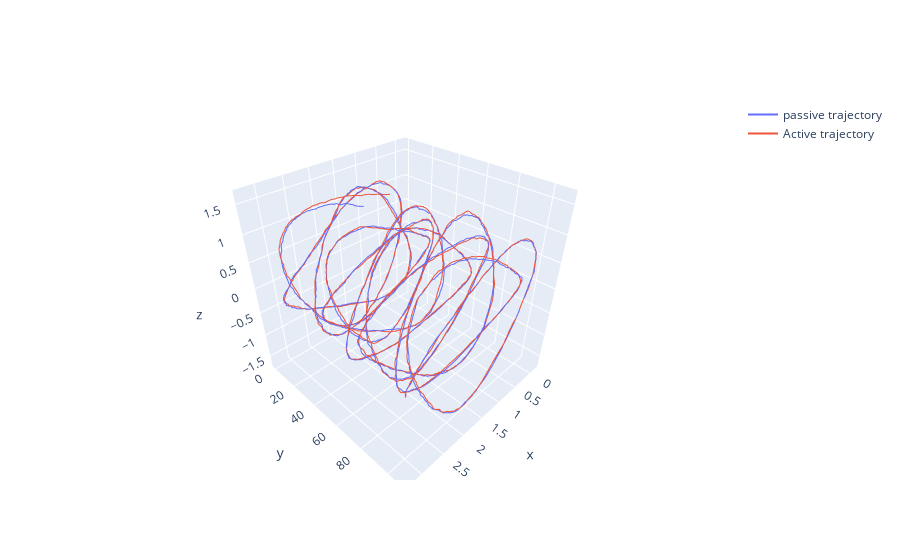

The code cell stored with this chart in its notebook:
### Code cell
fig = go.Figure(data=go.Scatter3d(
        x=passive_traj[:,0],
        y=passive_traj[:,1],
        z=passive_traj[:,2],
        mode='lines',
        name = "passive trajectory"
      )
    )

fig.add_trace(go.Scatter3d(
    x=active_traj[:,0],
    y=active_traj[:,1],
    z=active_traj[:,2],
    mode='lines',
    name="Active trajectory"
))

### Figure 1 — Plotly figure (JSON) as saved in the notebook; plotly's stock layout.template omitted (floating-point values rounded to 4 significant figures; data arrays with more than 128 entries replaced by an {"elided": "..."} marker saying what was removed)
{"data": [{"mode": "lines", "name": "passive trajectory", "type": "scatter3d", "x": {"elided": "2001 float values"}, "y": {"elided": "2001 float values"}, "z": {"elided": "2001 float values"}}, {"mode": "lines", "name": "Active trajectory", "type": "scatter3d", "x": {"elided": "2001 float values"}, "y": {"elided": "2001 float values"}, "z": {"elided": "2001 float values"}}], "layout": {}}
